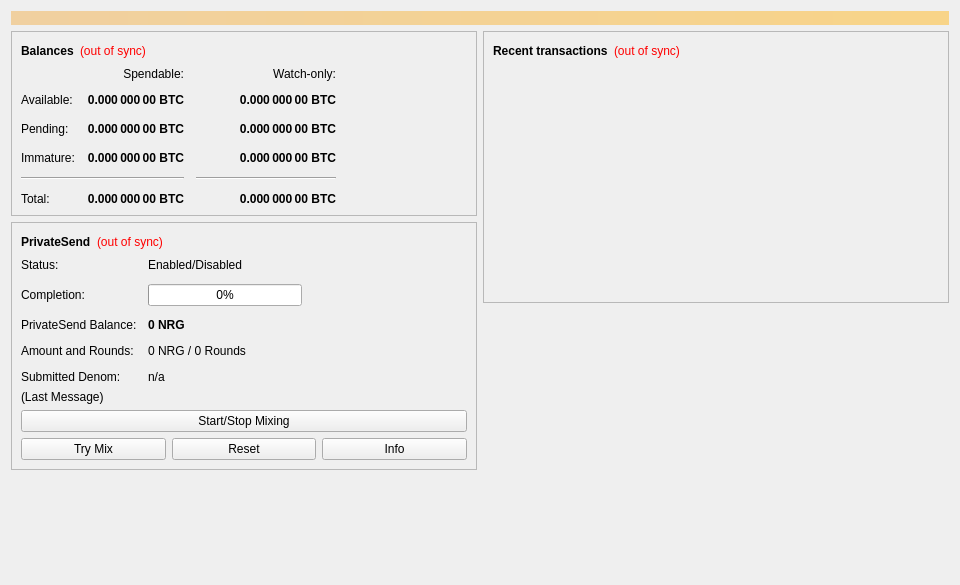
<?xml version="1.0" encoding="UTF-8"?>
<ui version="4.0">
 <class>OverviewPage</class>
 <widget class="QWidget" name="OverviewPage">
  <property name="geometry">
   <rect>
    <x>0</x>
    <y>0</y>
    <width>960</width>
    <height>585</height>
   </rect>
  </property>
  <property name="minimumSize">
   <size>
    <width>960</width>
    <height>0</height>
   </size>
  </property>
  <property name="windowTitle">
   <string>Form</string>
  </property>
  <layout class="QVBoxLayout" name="topLayout">
   <item>
    <widget class="QLabel" name="labelAlerts">
     <property name="visible">
      <bool>false</bool>
     </property>
     <property name="styleSheet">
      <string notr="true">QLabel { background-color: qlineargradient(x1: 0, y1: 0, x2: 1, y2: 0, stop:0 #F0D0A0, stop:1 #F8D488); color:#000000; }</string>
     </property>
     <property name="wordWrap">
      <bool>true</bool>
     </property>
     <property name="margin">
      <number>3</number>
     </property>
     <property name="textInteractionFlags">
      <set>Qt::TextSelectableByMouse</set>
     </property>
    </widget>
   </item>
   <item>
    <layout class="QHBoxLayout" name="horizontalLayout" stretch="1,1">
     <item>
      <layout class="QVBoxLayout" name="verticalLayout_2">
       <item>
        <widget class="QFrame" name="frame">
         <property name="frameShape">
          <enum>QFrame::StyledPanel</enum>
         </property>
         <property name="frameShadow">
          <enum>QFrame::Raised</enum>
         </property>
         <layout class="QVBoxLayout" name="verticalLayout_4">
          <item>
           <layout class="QHBoxLayout" name="horizontalLayout_4">
            <item>
             <widget class="QLabel" name="label_5">
              <property name="font">
               <font>
                <weight>75</weight>
                <bold>true</bold>
               </font>
              </property>
              <property name="text">
               <string>Balances</string>
              </property>
             </widget>
            </item>
            <item>
             <widget class="QLabel" name="labelWalletStatus">
              <property name="toolTip">
               <string>The displayed information may be out of date. Your wallet automatically synchronizes with the Energi network after a connection is established, but this process has not completed yet.</string>
              </property>
              <property name="styleSheet">
               <string notr="true">QLabel { color: red; }</string>
              </property>
              <property name="text">
               <string notr="true">(out of sync)</string>
              </property>
              <property name="alignment">
               <set>Qt::AlignLeading|Qt::AlignLeft|Qt::AlignVCenter</set>
              </property>
             </widget>
            </item>
            <item>
             <spacer name="horizontalSpacer_3">
              <property name="orientation">
               <enum>Qt::Horizontal</enum>
              </property>
              <property name="sizeHint" stdset="0">
               <size>
                <width>40</width>
                <height>20</height>
               </size>
              </property>
             </spacer>
            </item>
           </layout>
          </item>
          <item>
           <layout class="QGridLayout" name="gridLayout">
            <property name="spacing">
             <number>12</number>
            </property>
            <item row="2" column="2">
             <widget class="QLabel" name="labelWatchPending">
              <property name="font">
               <font>
                <weight>75</weight>
                <bold>true</bold>
               </font>
              </property>
              <property name="cursor">
               <cursorShape>IBeamCursor</cursorShape>
              </property>
              <property name="toolTip">
               <string>Unconfirmed transactions to watch-only addresses</string>
              </property>
              <property name="text">
               <string notr="true">0.000 000 00 BTC</string>
              </property>
              <property name="alignment">
               <set>Qt::AlignRight|Qt::AlignTrailing|Qt::AlignVCenter</set>
              </property>
              <property name="textInteractionFlags">
               <set>Qt::LinksAccessibleByMouse|Qt::TextSelectableByKeyboard|Qt::TextSelectableByMouse</set>
              </property>
             </widget>
            </item>
            <item row="2" column="1">
             <widget class="QLabel" name="labelUnconfirmed">
              <property name="font">
               <font>
                <weight>75</weight>
                <bold>true</bold>
               </font>
              </property>
              <property name="cursor">
               <cursorShape>IBeamCursor</cursorShape>
              </property>
              <property name="toolTip">
               <string>Total of transactions that have yet to be confirmed, and do not yet count toward the spendable balance</string>
              </property>
              <property name="text">
               <string notr="true">0.000 000 00 BTC</string>
              </property>
              <property name="alignment">
               <set>Qt::AlignRight|Qt::AlignTrailing|Qt::AlignVCenter</set>
              </property>
              <property name="textInteractionFlags">
               <set>Qt::LinksAccessibleByMouse|Qt::TextSelectableByKeyboard|Qt::TextSelectableByMouse</set>
              </property>
             </widget>
            </item>
            <item row="3" column="2">
             <widget class="QLabel" name="labelWatchImmature">
              <property name="font">
               <font>
                <weight>75</weight>
                <bold>true</bold>
               </font>
              </property>
              <property name="cursor">
               <cursorShape>IBeamCursor</cursorShape>
              </property>
              <property name="toolTip">
               <string>Mined balance in watch-only addresses that has not yet matured</string>
              </property>
              <property name="text">
               <string notr="true">0.000 000 00 BTC</string>
              </property>
              <property name="alignment">
               <set>Qt::AlignRight|Qt::AlignTrailing|Qt::AlignVCenter</set>
              </property>
              <property name="textInteractionFlags">
               <set>Qt::LinksAccessibleByMouse|Qt::TextSelectableByKeyboard|Qt::TextSelectableByMouse</set>
              </property>
             </widget>
            </item>
            <item row="4" column="0" colspan="2">
             <widget class="Line" name="lineSpendableBalance">
              <property name="orientation">
               <enum>Qt::Horizontal</enum>
              </property>
             </widget>
            </item>
            <item row="4" column="2">
             <widget class="Line" name="lineWatchBalance">
              <property name="sizePolicy">
               <sizepolicy hsizetype="Preferred" vsizetype="Fixed">
                <horstretch>0</horstretch>
                <verstretch>0</verstretch>
               </sizepolicy>
              </property>
              <property name="minimumSize">
               <size>
                <width>140</width>
                <height>0</height>
               </size>
              </property>
              <property name="orientation">
               <enum>Qt::Horizontal</enum>
              </property>
             </widget>
            </item>
            <item row="5" column="0">
             <widget class="QLabel" name="labelTotalText">
              <property name="text">
               <string>Total:</string>
              </property>
             </widget>
            </item>
            <item row="3" column="1">
             <widget class="QLabel" name="labelImmature">
              <property name="font">
               <font>
                <weight>75</weight>
                <bold>true</bold>
               </font>
              </property>
              <property name="cursor">
               <cursorShape>IBeamCursor</cursorShape>
              </property>
              <property name="toolTip">
               <string>Mined balance that has not yet matured</string>
              </property>
              <property name="text">
               <string notr="true">0.000 000 00 BTC</string>
              </property>
              <property name="alignment">
               <set>Qt::AlignRight|Qt::AlignTrailing|Qt::AlignVCenter</set>
              </property>
              <property name="textInteractionFlags">
               <set>Qt::LinksAccessibleByMouse|Qt::TextSelectableByKeyboard|Qt::TextSelectableByMouse</set>
              </property>
             </widget>
            </item>
            <item row="2" column="3">
             <spacer name="horizontalSpacer_2">
              <property name="orientation">
               <enum>Qt::Horizontal</enum>
              </property>
              <property name="sizeHint" stdset="0">
               <size>
                <width>40</width>
                <height>20</height>
               </size>
              </property>
             </spacer>
            </item>
            <item row="3" column="0">
             <widget class="QLabel" name="labelImmatureText">
              <property name="text">
               <string>Immature:</string>
              </property>
             </widget>
            </item>
            <item row="5" column="1">
             <widget class="QLabel" name="labelTotal">
              <property name="font">
               <font>
                <weight>75</weight>
                <bold>true</bold>
               </font>
              </property>
              <property name="cursor">
               <cursorShape>IBeamCursor</cursorShape>
              </property>
              <property name="toolTip">
               <string>Your current total balance</string>
              </property>
              <property name="text">
               <string notr="true">0.000 000 00 BTC</string>
              </property>
              <property name="alignment">
               <set>Qt::AlignRight|Qt::AlignTrailing|Qt::AlignVCenter</set>
              </property>
              <property name="textInteractionFlags">
               <set>Qt::LinksAccessibleByMouse|Qt::TextSelectableByKeyboard|Qt::TextSelectableByMouse</set>
              </property>
             </widget>
            </item>
            <item row="5" column="2">
             <widget class="QLabel" name="labelWatchTotal">
              <property name="font">
               <font>
                <weight>75</weight>
                <bold>true</bold>
               </font>
              </property>
              <property name="cursor">
               <cursorShape>IBeamCursor</cursorShape>
              </property>
              <property name="toolTip">
               <string>Current total balance in watch-only addresses</string>
              </property>
              <property name="text">
               <string notr="true">0.000 000 00 BTC</string>
              </property>
              <property name="alignment">
               <set>Qt::AlignRight|Qt::AlignTrailing|Qt::AlignVCenter</set>
              </property>
              <property name="textInteractionFlags">
               <set>Qt::LinksAccessibleByMouse|Qt::TextSelectableByKeyboard|Qt::TextSelectableByMouse</set>
              </property>
             </widget>
            </item>
            <item row="0" column="2">
             <widget class="QLabel" name="labelWatchonly">
              <property name="text">
               <string>Watch-only:</string>
              </property>
              <property name="alignment">
               <set>Qt::AlignRight|Qt::AlignTrailing|Qt::AlignVCenter</set>
              </property>
             </widget>
            </item>
            <item row="1" column="0">
             <widget class="QLabel" name="labelBalanceText">
              <property name="text">
               <string>Available:</string>
              </property>
             </widget>
            </item>
            <item row="1" column="1">
             <widget class="QLabel" name="labelBalance">
              <property name="font">
               <font>
                <weight>75</weight>
                <bold>true</bold>
               </font>
              </property>
              <property name="cursor">
               <cursorShape>IBeamCursor</cursorShape>
              </property>
              <property name="toolTip">
               <string>Your current spendable balance</string>
              </property>
              <property name="text">
               <string notr="true">0.000 000 00 BTC</string>
              </property>
              <property name="alignment">
               <set>Qt::AlignRight|Qt::AlignTrailing|Qt::AlignVCenter</set>
              </property>
              <property name="textInteractionFlags">
               <set>Qt::LinksAccessibleByMouse|Qt::TextSelectableByKeyboard|Qt::TextSelectableByMouse</set>
              </property>
             </widget>
            </item>
            <item row="1" column="2">
             <widget class="QLabel" name="labelWatchAvailable">
              <property name="font">
               <font>
                <weight>75</weight>
                <bold>true</bold>
               </font>
              </property>
              <property name="cursor">
               <cursorShape>IBeamCursor</cursorShape>
              </property>
              <property name="toolTip">
               <string>Your current balance in watch-only addresses</string>
              </property>
              <property name="text">
               <string notr="true">0.000 000 00 BTC</string>
              </property>
              <property name="alignment">
               <set>Qt::AlignRight|Qt::AlignTrailing|Qt::AlignVCenter</set>
              </property>
              <property name="textInteractionFlags">
               <set>Qt::LinksAccessibleByMouse|Qt::TextSelectableByKeyboard|Qt::TextSelectableByMouse</set>
              </property>
             </widget>
            </item>
            <item row="2" column="0">
             <widget class="QLabel" name="labelPendingText">
              <property name="text">
               <string>Pending:</string>
              </property>
             </widget>
            </item>
            <item row="0" column="1">
             <widget class="QLabel" name="labelSpendable">
              <property name="text">
               <string>Spendable:</string>
              </property>
              <property name="alignment">
               <set>Qt::AlignRight|Qt::AlignTrailing|Qt::AlignVCenter</set>
              </property>
             </widget>
            </item>
           </layout>
          </item>
         </layout>
        </widget>
       </item>
       <item>
        <widget class="QFrame" name="framePrivateSend">
         <property name="layoutDirection">
          <enum>Qt::LeftToRight</enum>
         </property>
         <property name="frameShape">
          <enum>QFrame::StyledPanel</enum>
         </property>
         <property name="frameShadow">
          <enum>QFrame::Raised</enum>
         </property>
         <layout class="QVBoxLayout" name="VerticalLayout_PS1">
          <item>
           <layout class="QHBoxLayout" name="horizontalLayout_5">
            <item>
             <widget class="QLabel" name="labelPrivateSendHeader">
              <property name="font">
               <font>
                <weight>75</weight>
                <bold>true</bold>
               </font>
              </property>
              <property name="text">
               <string>PrivateSend</string>
              </property>
             </widget>
            </item>
            <item>
             <widget class="QLabel" name="labelPrivateSendSyncStatus">
              <property name="toolTip">
               <string>The displayed information may be out of date. Your wallet automatically synchronizes with the Energi network after a connection is established, but this process has not completed yet.</string>
              </property>
              <property name="styleSheet">
               <string notr="true">QLabel { color: red; }</string>
              </property>
              <property name="text">
               <string notr="true">(out of sync)</string>
              </property>
              <property name="alignment">
               <set>Qt::AlignLeading|Qt::AlignLeft|Qt::AlignVCenter</set>
              </property>
             </widget>
            </item>
            <item>
             <spacer name="horizontalSpacer_4">
              <property name="orientation">
               <enum>Qt::Horizontal</enum>
              </property>
              <property name="sizeHint" stdset="0">
               <size>
                <width>40</width>
                <height>20</height>
               </size>
              </property>
             </spacer>
            </item>
           </layout>
          </item>
          <item>
           <layout class="QFormLayout" name="privateSendFormLayout">
            <property name="fieldGrowthPolicy">
             <enum>QFormLayout::AllNonFixedFieldsGrow</enum>
            </property>
            <property name="horizontalSpacing">
             <number>11</number>
            </property>
            <property name="verticalSpacing">
             <number>12</number>
            </property>
            <item row="0" column="0">
             <widget class="QLabel" name="labelPrivateSendEnabledText">
              <property name="text">
               <string>Status:</string>
              </property>
             </widget>
            </item>
            <item row="0" column="1">
             <widget class="QLabel" name="labelPrivateSendEnabled">
              <property name="text">
               <string>Enabled/Disabled</string>
              </property>
             </widget>
            </item>
            <item row="1" column="0">
             <widget class="QLabel" name="labelCompletitionText">
              <property name="text">
               <string>Completion:</string>
              </property>
             </widget>
            </item>
            <item row="1" column="1">
             <widget class="QProgressBar" name="privateSendProgress">
              <property name="maximumSize">
               <size>
                <width>154</width>
                <height>16777215</height>
               </size>
              </property>
              <property name="value">
               <number>0</number>
              </property>
             </widget>
            </item>
            <item row="2" column="0">
             <widget class="QLabel" name="labelAnonymizedText">
              <property name="text">
               <string>PrivateSend Balance:</string>
              </property>
             </widget>
            </item>
            <item row="2" column="1">
             <widget class="QLabel" name="labelAnonymized">
              <property name="font">
               <font>
                <weight>75</weight>
                <bold>true</bold>
               </font>
              </property>
              <property name="text">
               <string notr="true">0 NRG</string>
              </property>
             </widget>
            </item>
            <item row="3" column="0">
             <widget class="QLabel" name="labelAmountAndRoundsText">
              <property name="text">
               <string>Amount and Rounds:</string>
              </property>
             </widget>
            </item>
            <item row="3" column="1">
             <widget class="QLabel" name="labelAmountRounds">
              <property name="text">
               <string>0 NRG / 0 Rounds</string>
              </property>
             </widget>
            </item>
            <item row="4" column="0">
             <widget class="QLabel" name="labelSubmittedDenomText">
              <property name="text">
               <string>Submitted Denom:</string>
              </property>
             </widget>
            </item>
            <item row="4" column="1">
             <widget class="QLabel" name="labelSubmittedDenom">
              <property name="toolTip">
               <string>The denominations you submitted to the Masternode.&lt;br&gt;To mix, other users must submit the exact same denominations.</string>
              </property>
              <property name="text">
               <string>n/a</string>
              </property>
             </widget>
            </item>
           </layout>
          </item>
          <item>
           <layout class="QVBoxLayout" name="VerticalLayout_PS">
            <item>
             <widget class="QLabel" name="labelPrivateSendLastMessage">
              <property name="text">
               <string>(Last Message)</string>
              </property>
              <property name="alignment">
               <set>Qt::AlignLeading|Qt::AlignLeft|Qt::AlignTop</set>
              </property>
              <property name="wordWrap">
               <bool>true</bool>
              </property>
             </widget>
            </item>
            <item>
             <widget class="QPushButton" name="togglePrivateSend">
              <property name="sizePolicy">
               <sizepolicy hsizetype="MinimumExpanding" vsizetype="Fixed">
                <horstretch>0</horstretch>
                <verstretch>0</verstretch>
               </sizepolicy>
              </property>
              <property name="text">
               <string>Start/Stop Mixing</string>
              </property>
             </widget>
            </item>
            <item>
             <layout class="QHBoxLayout" name="horizontalLayout_debugbuttons">
              <item>
               <widget class="QPushButton" name="privateSendAuto">
                <property name="sizePolicy">
                 <sizepolicy hsizetype="MinimumExpanding" vsizetype="Fixed">
                  <horstretch>0</horstretch>
                  <verstretch>0</verstretch>
                 </sizepolicy>
                </property>
                <property name="toolTip">
                 <string>Try to manually submit a PrivateSend request.</string>
                </property>
                <property name="text">
                 <string>Try Mix</string>
                </property>
               </widget>
              </item>
              <item>
               <widget class="QPushButton" name="privateSendReset">
                <property name="sizePolicy">
                 <sizepolicy hsizetype="MinimumExpanding" vsizetype="Fixed">
                  <horstretch>0</horstretch>
                  <verstretch>0</verstretch>
                 </sizepolicy>
                </property>
                <property name="toolTip">
                 <string>Reset the current status of PrivateSend (can interrupt PrivateSend if it's in the process of Mixing, which can cost you money!)</string>
                </property>
                <property name="autoFillBackground">
                 <bool>false</bool>
                </property>
                <property name="text">
                 <string>Reset</string>
                </property>
               </widget>
              </item>
              <item>
               <widget class="QPushButton" name="privateSendInfo">
                <property name="sizePolicy">
                 <sizepolicy hsizetype="MinimumExpanding" vsizetype="Fixed">
                  <horstretch>0</horstretch>
                  <verstretch>0</verstretch>
                 </sizepolicy>
                </property>
                <property name="toolTip">
                 <string>Information about PrivateSend and Mixing</string>
                </property>
                <property name="text">
                 <string>Info</string>
                </property>
               </widget>
              </item>
             </layout>
            </item>
           </layout>
          </item>
         </layout>
        </widget>
       </item>
       <item>
        <spacer name="verticalSpacer">
         <property name="orientation">
          <enum>Qt::Vertical</enum>
         </property>
         <property name="sizeHint" stdset="0">
          <size>
           <width>20</width>
           <height>40</height>
          </size>
         </property>
        </spacer>
       </item>
      </layout>
     </item>
     <item>
      <layout class="QVBoxLayout" name="verticalLayout_3">
       <item>
        <widget class="QFrame" name="frame_2">
         <property name="frameShape">
          <enum>QFrame::StyledPanel</enum>
         </property>
         <property name="frameShadow">
          <enum>QFrame::Raised</enum>
         </property>
         <layout class="QVBoxLayout" name="verticalLayout">
          <item>
           <layout class="QHBoxLayout" name="horizontalLayout_2">
            <item>
             <widget class="QLabel" name="label_4">
              <property name="font">
               <font>
                <weight>75</weight>
                <bold>true</bold>
               </font>
              </property>
              <property name="text">
               <string>Recent transactions</string>
              </property>
             </widget>
            </item>
            <item>
             <widget class="QLabel" name="labelTransactionsStatus">
              <property name="toolTip">
               <string>The displayed information may be out of date. Your wallet automatically synchronizes with the Energi network after a connection is established, but this process has not completed yet.</string>
              </property>
              <property name="styleSheet">
               <string notr="true">QLabel { color: red; }</string>
              </property>
              <property name="text">
               <string notr="true">(out of sync)</string>
              </property>
              <property name="alignment">
               <set>Qt::AlignLeading|Qt::AlignLeft|Qt::AlignVCenter</set>
              </property>
             </widget>
            </item>
            <item>
             <spacer name="horizontalSpacer">
              <property name="orientation">
               <enum>Qt::Horizontal</enum>
              </property>
              <property name="sizeHint" stdset="0">
               <size>
                <width>40</width>
                <height>20</height>
               </size>
              </property>
             </spacer>
            </item>
           </layout>
          </item>
          <item>
           <widget class="QListView" name="listTransactions">
            <property name="styleSheet">
             <string notr="true">QListView { background: transparent; }</string>
            </property>
            <property name="frameShape">
             <enum>QFrame::NoFrame</enum>
            </property>
            <property name="verticalScrollBarPolicy">
             <enum>Qt::ScrollBarAlwaysOff</enum>
            </property>
            <property name="horizontalScrollBarPolicy">
             <enum>Qt::ScrollBarAlwaysOff</enum>
            </property>
            <property name="selectionMode">
             <enum>QAbstractItemView::NoSelection</enum>
            </property>
           </widget>
          </item>
         </layout>
        </widget>
       </item>
       <item>
        <spacer name="verticalSpacer_2">
         <property name="orientation">
          <enum>Qt::Vertical</enum>
         </property>
         <property name="sizeHint" stdset="0">
          <size>
           <width>20</width>
           <height>40</height>
          </size>
         </property>
        </spacer>
       </item>
      </layout>
     </item>
    </layout>
   </item>
  </layout>
 </widget>
 <resources/>
 <connections/>
</ui>
